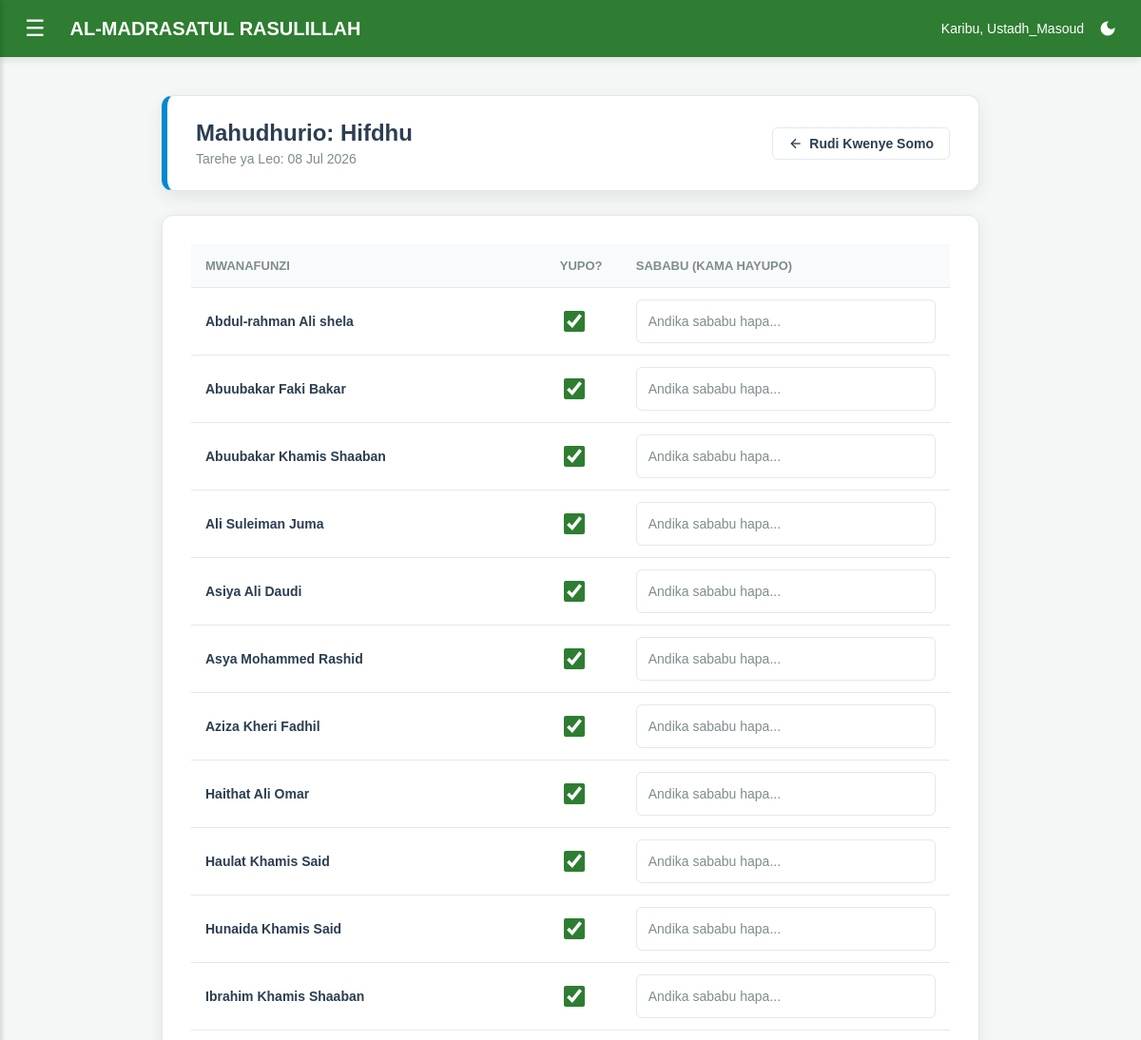
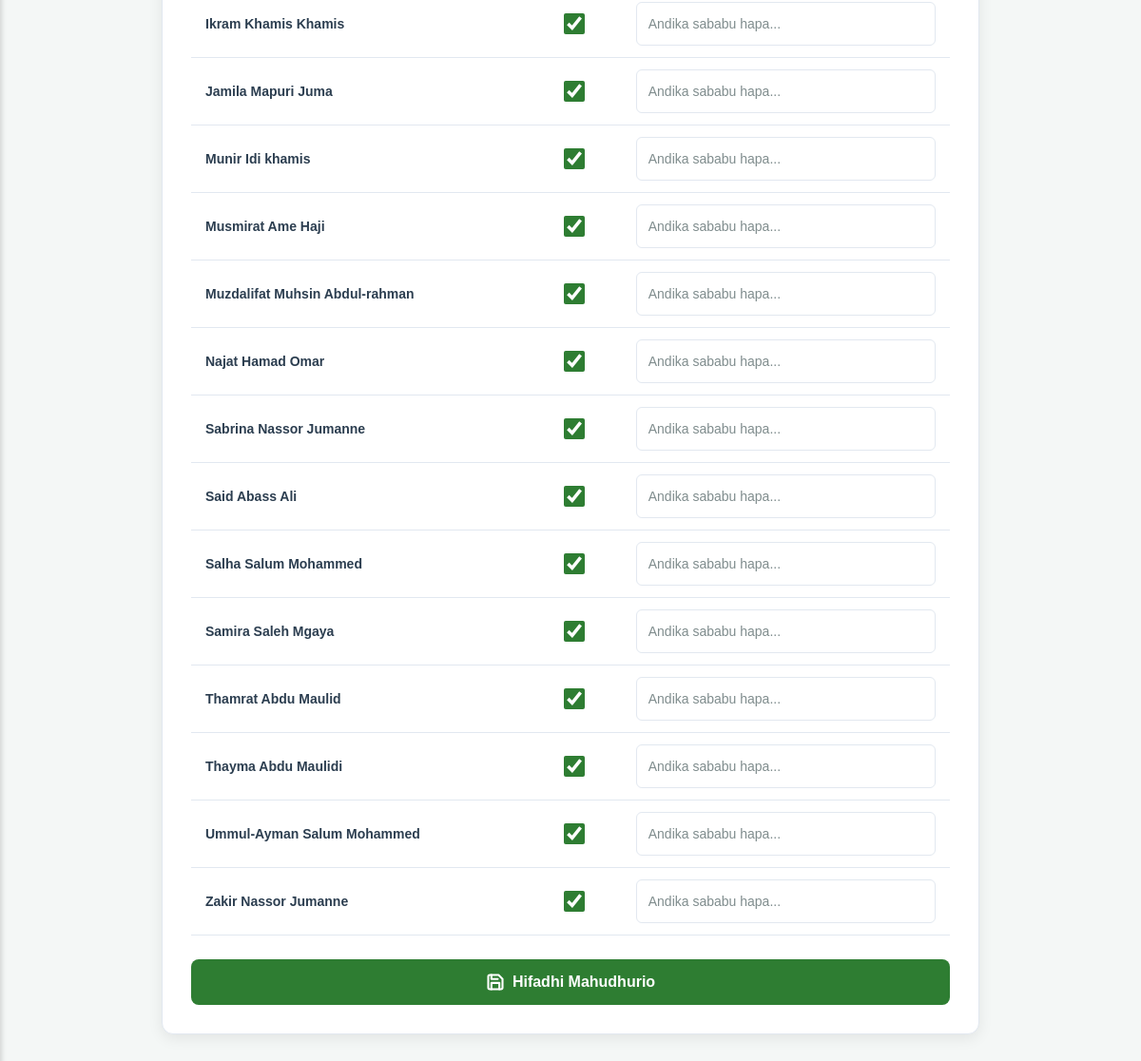
Page /madrasa/hifdhu/mahudhurio/5/ (signed in) on the committed database (2 pictures, top to bottom).
### usimamizi/models.py (models this page shows, shortened)
class Somo(models.Model):
    jina = models.CharField(max_length=100, help_text="Mfano: Fiqhi, Tawheed, Hifdhu (Tashjii)")
    ni_la_hifdhu = models.BooleanField(default=False, help_text="Weka TIKI hapa kama hili ni somo maalum la Hifdhu linalohitaji Mahudhurio na Sabaq zake")
    mwalimu = models.ForeignKey(Mwalimu, on_delete=models.SET_NULL, null=True, blank=True)
    darasa = models.ForeignKey('Darasa', on_delete=models.CASCADE, null=True, blank=True, related_name='masomo')

class Mwanafunzi(models.Model):
    jina_kamili = models.CharField(
        max_length=100,
        unique=True,
        error_messages={
            'unique': "Mwanafunzi with this Jina already exists.",
        }
    )
    namba_ya_usajili = models.CharField(max_length=20, unique=True, blank=True)
    tarehe_ya_kuzaliwa = models.DateField(null=True, blank=True)
    mahala_anapoishi = models.CharField(max_length=100, null=True, blank=True)
    jina_la_mzazi = models.CharField(max_length=100, null=True, blank=True)
    namba_ya_simu_mzazi = models.CharField(max_length=15, null=True, blank=True)
    jinsia = models.CharField(max_length=2, choices=[('ME', 'Mwanamume (ME)'), ('KE', 'Mwanamke (KE)')], default='ME')
    darasa = models.ForeignKey(Darasa, on_delete=models.SET_NULL, null=True, blank=True)
    programu_ya_usiku = models.ForeignKey(Somo, on_delete=models.SET_NULL, null=True, blank=True, related_name='wanafunzi_usiku', help_text="Chagua kama anasoma usiku (Acha wazi kama hasomi usiku)")
    juzuu_aliyohifadhi = models.IntegerField(default=1)
    picha = models.ImageField(upload_to='picha_za_wanafunzi/', null=True, blank=True, validators=[validate_picha])
    tarehe_ya_kujiunga = models.DateField(auto_now_add=True)

### usimamizi/views.py (the view, shortened to what this page needs)
# urls.py: path('hifdhu/mahudhurio/<int:somo_id>/', views.chukua_mahudhurio_hifdhu, name='chukua_mahudhurio_hifdhu'),
@login_required(login_url='ingia')
@ruhusa_inahitajika('usimamizi.add_hudhurio')
def chukua_mahudhurio_hifdhu(request, somo_id):
    somo = get_object_or_404(Somo, id=somo_id)
    wanafunzi = Mwanafunzi.objects.filter(programu_ya_usiku=somo).order_by('jina_kamili')
    leo = date.today()
    tayari_yapo = Hudhurio.objects.filter(
        mwanafunzi__programu_ya_usiku=somo,
        tarehe=leo,
        aina_ya_rekodi='Hifdhu'
    ).exists()
    return render(request, 'usimamizi/mahudhurio_hifdhu.html', {'wanafunzi': wanafunzi, 'leo': leo, 'somo': somo, 'tayari_yapo': tayari_yapo})

### usimamizi/views.py (called while the page is built)
def user_has_app_permission(user, *permissions):
    if not user.is_authenticated:
        return False
    if user.is_superuser:
        return True
    if Mwalimu.objects.filter(user=user, cheo='Mwalimu Mkuu').exists():
        return True
    return any(user.has_perm(permission) for permission in permissions)

def ruhusa_inahitajika(*permissions):
    def decorator(view_func):
        @wraps(view_func)
        def wrapper(request, *args, **kwargs):
            if user_has_app_permission(request.user, *permissions):
                return view_func(request, *args, **kwargs)
            raise PermissionDenied
        return wrapper
    return decorator

### usimamizi/templates/usimamizi/mahudhurio_hifdhu.html (shortened to what this page needs)
{% extends 'usimamizi/base.html' %}
{% load static %}
{% block extra_css %}
<link rel="stylesheet" href="{% static 'usimamizi/css/pages/mahudhurio_hifdhu.css' %}?v=20260706a">
{% endblock %}
{% block maudhui %}
<div class="page-shell mahudhurio_hifdhu-inline-1">
    <div class="app-card app-page-header app-card-accent-left-secondary page-header">
        <div>
            <h1>Mahudhurio: {{ somo.jina }}</h1>
            <p>Tarehe ya Leo: {{ leo|date:"d M Y" }}</p>
        </div>
        <a href="{% url 'somo_detail' somo.id %}" class="app-btn app-btn-outline app-btn-sm btn-back">
            <svg xmlns="http://www.w3.org/2000/svg" width="16" height="16" viewBox="0 0 24 24" fill="none" stroke="currentColor" stroke-width="2"><line x1="19" y1="12" x2="5" y2="12"></line><polyline points="12 19 5 12 12 5"></polyline></svg>
            Rudi Kwenye Somo
        </a>
    </div>
    {% if tayari_yapo %}
        <div class="app-card app-card-accent-left-warning alert-warning">
            <svg xmlns="http://www.w3.org/2000/svg" width="48" height="48" viewBox="0 0 24 24" fill="none" stroke="currentColor" stroke-width="1.5" stroke-linecap="round" stroke-linejoin="round" class="mahudhurio_hifdhu-inline-2"><circle cx="12" cy="12" r="10"></circle><line x1="12" y1="8" x2="12" y2="12"></line><line x1="12" y1="16" x2="12.01" y2="16"></line></svg>
            <h3>Mahudhurio Tayari Yamechukuliwa!</h3>
            <p>Mahudhurio ya somo hili kwa siku ya leo yameshasajiliwa kwenye mfumo. Huruhusiwi kuchukua mara mbili kwa siku moja.</p>
            <a href="{% url 'somo_detail' somo.id %}" class="app-btn app-btn-outline app-btn-sm btn-back mahudhurio_hifdhu-inline-3">Rudi Nyuma</a>
        </div>
    {% else %}
        <div class="app-card form-card">
            <form method="POST">
                <div class="app-table-wrap mahudhurio_hifdhu-inline-4">
                    <table class="app-table data-table">
                        <thead>
                            <tr>
                                <th>Mwanafunzi</th>
                                <th class="mahudhurio_hifdhu-inline-5">Yupo?</th>
                                <th>Sababu (Kama Hayupo)</th>
                            </tr>
                        </thead>
                        <tbody>
                            {% for mwanafunzi in wanafunzi %}
                            <tr>
                                <td class="mahudhurio_hifdhu-inline-6">
                                    {{ mwanafunzi.jina_kamili }}
                                </td>
                                <td class="mahudhurio_hifdhu-inline-7">
                                    <input type="checkbox" name="yupo_{{ mwanafunzi.id }}" checked class="custom-checkbox">
                                </td>
                                <td>
                                    <input type="text" name="sababu_{{ mwanafunzi.id }}" placeholder="Andika sababu hapa..." class="app-input custom-input">
                                </td>
                            </tr>
                            {% empty %}
                            <tr>
                                <td colspan="3" class="mahudhurio_hifdhu-inline-8">
                                    Hakuna wanafunzi waliosajiliwa kwenye programu hii.
                                </td>
                            </tr>
                            {% endfor %}
                        </tbody>
                    </table>
                </div>
                <button type="submit" class="app-btn app-btn-secondary btn-submit">
                    Hifadhi Mahudhurio
                </button>
            </form>
        </div>
    {% endif %}
</div>
{% endblock %}

### usimamizi/templates/usimamizi/base.html (shortened to what this page needs)
{% load static %}
<!DOCTYPE html>
<html lang="sw">
<head>
    <link rel="stylesheet" href="{% static 'usimamizi/css/base.css' %}?v=20260706a">
    {% block extra_css %}{% endblock %}
</head>
<body>
<div class="header">
    <button class="menu-btn" onclick="openNav()">☰</button>
    <h2>AL-MADRASATUL RASULILLAH</h2>
    <div class="user-actions">
        <span class="user-greeting">Karibu, {{ request.user.username }}</span>
        <button class="theme-switch" onclick="toggleTheme()" id="themeBtn" title="Badili Muonekano"></button>
    </div>
</div>
<div class="main-content" id="main">
    {% block maudhui %}{% endblock %}
</div>
</body>
</html>

### usimamizi/static/usimamizi/css/pages/mahudhurio_hifdhu.css (style rules this page uses)
.page-header { background-color: var(--card-bg); padding: 25px 30px; border-radius: 12px; border: 1px solid var(--border-color); border-left: 6px solid var(--secondary); margin-bottom: 25px; display: flex; justify-content: space-between; align-items: center; flex-wrap: wrap; gap: 15px; }
.page-header h1 { margin: 0 0 5px 0; color: var(--text-main); font-size: 24px; font-weight: 700; }
.page-header p { margin: 0; color: var(--text-muted); font-size: 14px; font-weight: 500; }
.btn-back { background: transparent; border: 1px solid var(--border-color); color: var(--text-main); padding: 8px 16px; border-radius: 6px; text-decoration: none; font-size: 14px; font-weight: 600; transition: 0.2s; display: inline-flex; align-items: center; gap: 6px; }
.form-card { background-color: var(--card-bg); padding: 30px; border-radius: 12px; border: 1px solid var(--border-color); box-shadow: 0 4px 15px var(--shadow-color); }
.data-table { width: 100%; border-collapse: collapse; }
.data-table th { background-color: var(--table-header); padding: 15px; text-align: left; font-size: 13px; color: var(--text-muted); text-transform: uppercase; font-weight: 600; border-bottom: 1px solid var(--border-color); }
.data-table td { padding: 12px 15px; border-bottom: 1px solid var(--border-color); font-size: 14px; color: var(--text-main); vertical-align: middle; }
.custom-checkbox { width: 22px; height: 22px; cursor: pointer; accent-color: var(--primary); }
.custom-input { width: 100%; padding: 10px 12px; border-radius: 6px; border: 1px solid var(--border-color); background-color: var(--input-bg); color: var(--text-main); font-size: 14px; outline: none; transition: 0.2s; box-sizing: border-box; }
.btn-submit { background-color: var(--primary); color: white; border: none; padding: 14px 30px; border-radius: 8px; font-size: 16px; font-weight: bold; cursor: pointer; transition: 0.2s; display: inline-flex; align-items: center; gap: 8px; width: 100%; justify-content: center; margin-top: 25px; }
.mahudhurio_hifdhu-inline-1 { max-width: 900px; margin: auto; padding: 20px; }
.mahudhurio_hifdhu-inline-4 { overflow-x: auto; }
.mahudhurio_hifdhu-inline-5 { text-align: center; width: 80px; }
.mahudhurio_hifdhu-inline-6 { font-weight: 600; }
.mahudhurio_hifdhu-inline-7 { text-align: center; }

### rows in the picture
Somo: jina "Hifdhu"
Mwanafunzi: jina_kamili "Abdul-rahman Ali shela"
Mwanafunzi: jina_kamili "Abuubakar Faki Bakar"
Mwanafunzi: jina_kamili "Abuubakar Khamis Shaaban"
Mwanafunzi: jina_kamili "Ali Suleiman Juma"
Mwanafunzi: jina_kamili "Asiya Ali Daudi"
Mwanafunzi: jina_kamili "Asya Mohammed Rashid"
Mwanafunzi: jina_kamili "Aziza Kheri Fadhil"
Mwanafunzi: jina_kamili "Haithat Ali Omar"
Mwanafunzi: jina_kamili "Haulat Khamis Said"
Mwanafunzi: jina_kamili "Hunaida Khamis Said"
Mwanafunzi: jina_kamili "Ibrahim Khamis Shaaban"
Mwanafunzi: jina_kamili "Ikram Khamis Khamis"
Mwanafunzi: jina_kamili "Jamila Mapuri Juma"
Mwanafunzi: jina_kamili "Munir Idi khamis"
Mwanafunzi: jina_kamili "Musmirat Ame Haji"
Mwanafunzi: jina_kamili "Muzdalifat Muhsin Abdul-rahman"
Mwanafunzi: jina_kamili "Najat Hamad Omar"
Mwanafunzi: jina_kamili "Sabrina Nassor Jumanne"
Mwanafunzi: jina_kamili "Said Abass Ali"
Mwanafunzi: jina_kamili "Salha Salum Mohammed"
Mwanafunzi: jina_kamili "Samira Saleh Mgaya"
Mwanafunzi: jina_kamili "Thamrat Abdu Maulid"
Mwanafunzi: jina_kamili "Thayma Abdu Maulidi"
Mwanafunzi: jina_kamili "Ummul-Ayman Salum Mohammed"
Mwanafunzi: jina_kamili "Zakir Nassor Jumanne"

### other values in the picture
{{ request.user.username }} "Ustadh_Masoud"
{{ leo|date:"d M Y" }} "08 Jul 2026"
